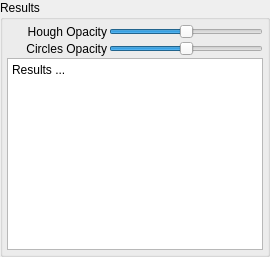
         <widget class="QGroupBox" name="groupBox_5">
          <property name="sizePolicy">
           <sizepolicy hsizetype="Preferred" vsizetype="Preferred">
            <horstretch>0</horstretch>
            <verstretch>0</verstretch>
           </sizepolicy>
          </property>
          <property name="title">
           <string>Results</string>
          </property>
          <layout class="QGridLayout" name="gridLayout_5">
           <property name="leftMargin">
            <number>4</number>
           </property>
           <property name="topMargin">
            <number>4</number>
           </property>
           <property name="rightMargin">
            <number>4</number>
           </property>
           <property name="bottomMargin">
            <number>4</number>
           </property>
           <property name="spacing">
            <number>2</number>
           </property>
           <item row="3" column="0" colspan="2">
            <widget class="QPlainTextEdit" name="mResultsPlainTextEdit">
             <property name="sizePolicy">
              <sizepolicy hsizetype="Preferred" vsizetype="Expanding">
               <horstretch>0</horstretch>
               <verstretch>0</verstretch>
              </sizepolicy>
             </property>
             <property name="readOnly">
              <bool>true</bool>
             </property>
             <property name="plainText">
              <string>Results ...</string>
             </property>
            </widget>
           </item>
           <item row="1" column="0">
            <widget class="QLabel" name="label_7">
             <property name="sizePolicy">
              <sizepolicy hsizetype="Preferred" vsizetype="Preferred">
               <horstretch>0</horstretch>
               <verstretch>0</verstretch>
              </sizepolicy>
             </property>
             <property name="minimumSize">
              <size>
               <width>100</width>
               <height>0</height>
              </size>
             </property>
             <property name="text">
              <string>Hough Opacity</string>
             </property>
             <property name="alignment">
              <set>Qt::AlignRight|Qt::AlignTrailing|Qt::AlignVCenter</set>
             </property>
            </widget>
           </item>
           <item row="1" column="1">
            <widget class="QSlider" name="mOverlayOpacitySlider">
             <property name="sizePolicy">
              <sizepolicy hsizetype="Preferred" vsizetype="Fixed">
               <horstretch>0</horstretch>
               <verstretch>0</verstretch>
              </sizepolicy>
             </property>
             <property name="maximum">
              <number>100</number>
             </property>
             <property name="value">
              <number>50</number>
             </property>
             <property name="orientation">
              <enum>Qt::Horizontal</enum>
             </property>
            </widget>
           </item>
           <item row="2" column="1">
            <widget class="QSlider" name="mCirclesOpacitySlider">
             <property name="maximum">
              <number>100</number>
             </property>
             <property name="value">
              <number>50</number>
             </property>
             <property name="orientation">
              <enum>Qt::Horizontal</enum>
             </property>
            </widget>
           </item>
           <item row="2" column="0">
            <widget class="QLabel" name="label_17">
             <property name="text">
              <string>Circles Opacity</string>
             </property>
             <property name="alignment">
              <set>Qt::AlignRight|Qt::AlignTrailing|Qt::AlignVCenter</set>
             </property>
            </widget>
           </item>
          </layout>
         </widget>
